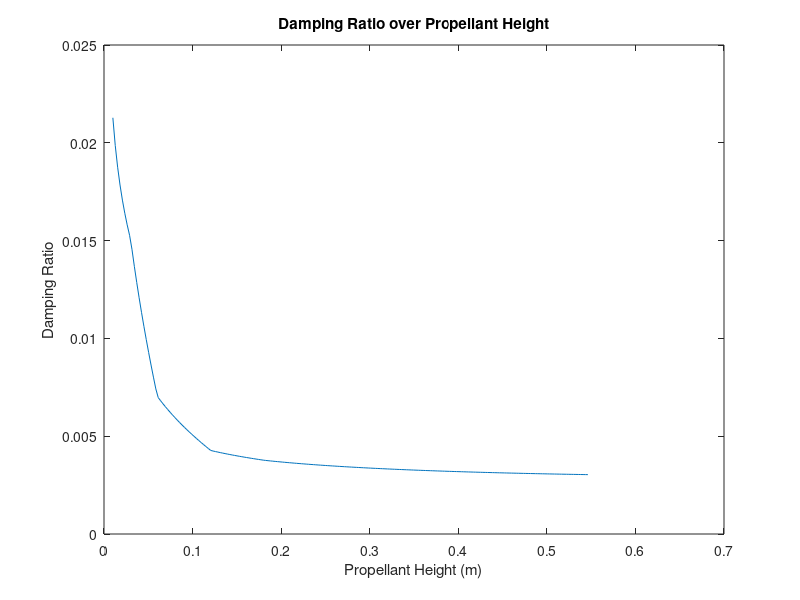

Here is the MATLAB script that generated this plot:

liq_depths = linspace(0.01,0.5463,200); % m
g = 9.81; % m/s^2
eig_1 = 1.841;
nu = 1.3e-6;% m^2/s FU
% nu = 0.17e-6; % m^2/s OX
tank_r = 0.1206;
tank_h = 0.4687;

alpha_lut = [0 0.25 0.5 1 1.5 2 10];
c_1_lut = [5 4.5 2.5 1.8 1.75 1.75 1.75];

damping_ratio = size(liq_depths);

for i = 1:length(liq_depths)
    omega = sqrt(g * eig_1 * tanh(eig_1*liq_depths(i)));
    alpha = liq_depths(i) / tank_r;
    c_1 = interp1(alpha_lut, c_1_lut, alpha);
    damping_ratio(i) = 1/(2*tank_r) * sqrt(nu/(2*omega)) * c_1;
end

plot(liq_depths, damping_ratio)
xlabel("Propellant Height (m)")
ylabel("Damping Ratio")
title("Damping Ratio over Propellant Height")
